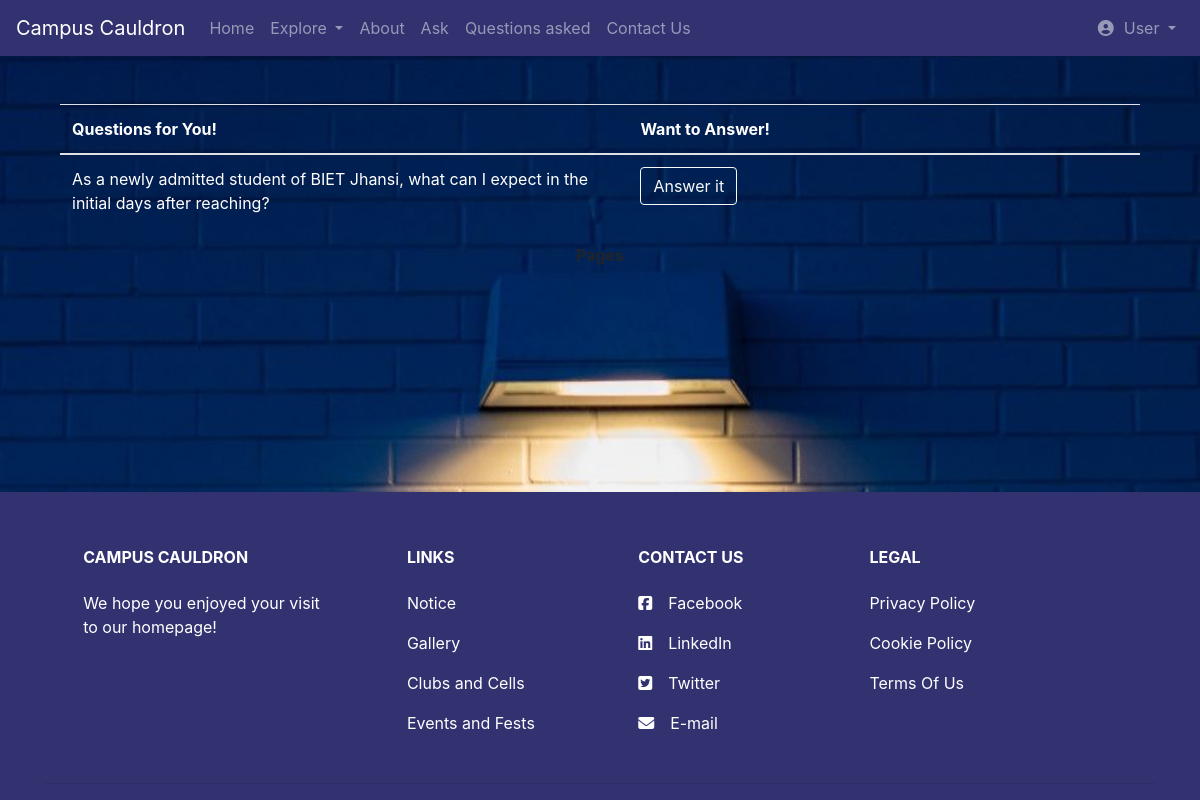
Page /suggested_questions.php (signed in) on the earlier database version.
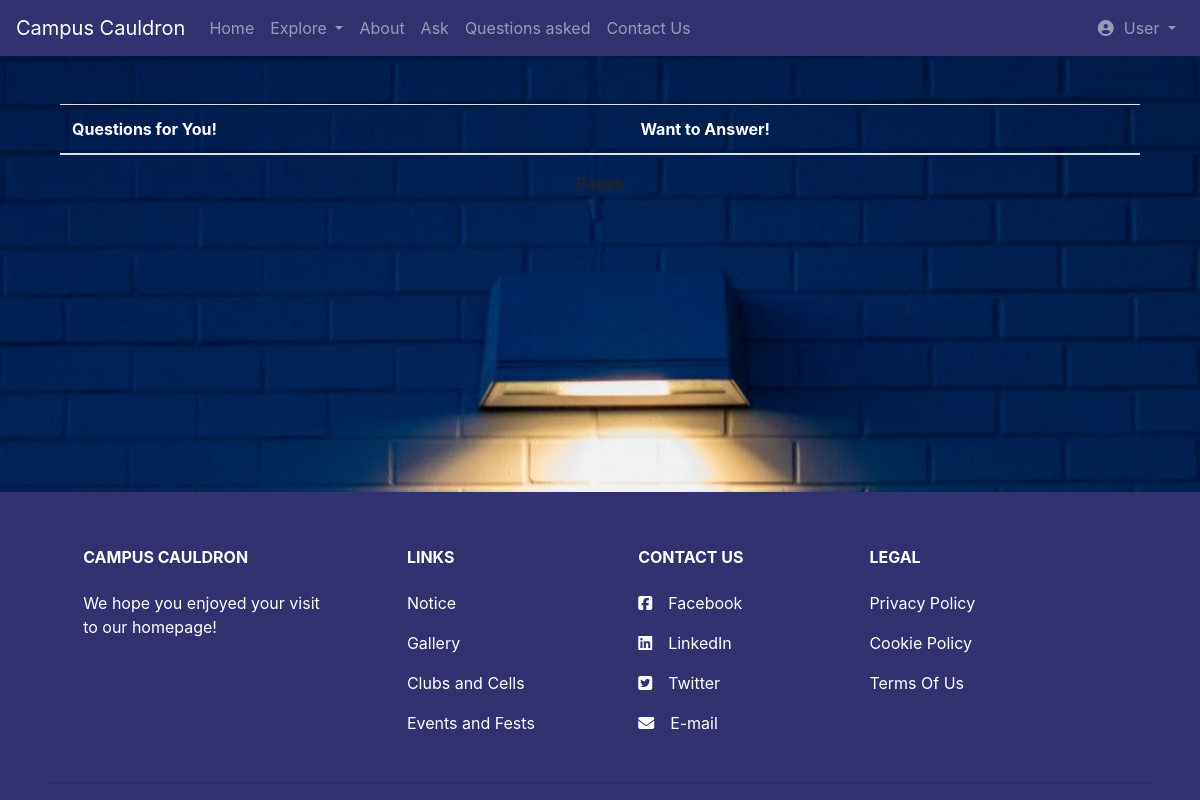
Same page on the later database version.
### tables this page shows
CREATE TABLE `q_and_a` (
  `id` int(5) NOT NULL,
  `question` varchar(2000) NOT NULL,
  `ques_approved` tinyint(1) DEFAULT NULL,
  `ques_answered` tinyint(1) NOT NULL,
  `answer` varchar(10000) NOT NULL,
  `ans_approved` tinyint(1) DEFAULT NULL,
  `ans_by` varchar(100) NOT NULL
);

### suggested_questions.php (the view, shortened to what this page needs)
<!DOCTYPE html>
<html lang="en" dir="ltr">
<head>
  <link rel="stylesheet" href="https://cdn.jsdelivr.net/npm/bootstrap@4.5.3/dist/css/bootstrap.min.css">
  <link rel="stylesheet" href="css/styles.css">
</head>
<body style="background-image: url('images/img11.jpg');
        background-repeat: no-repeat;
        background-attachment: fixed;
        background-size: cover;">
      <?php
      include 'include/navbar.php';
      ?>
  <br><br>
  <center>
  <div class="container">
  <section class="sug_ques">
      <div class="container-fluid">
        <?php
        include 'conn.php';
        if (isset($_GET["page"])) {
          $page = $_GET["page"];
        } else {
          $page = 1;
        };
        $start_from = ($page - 1) * 20;
        $sql = "select * from q_and_a WHERE ques_answered<>1 && ques_approved<>0 ORDER BY id DESC LIMIT $start_from, 20 ";
        $rs_result = mysqli_query($con, $sql);
        ?>
        <table class="table" style="color: white">
          <thead>
            <tr>
              <th width="20%">Questions for You!</th>
              <th colspan=2 width="18%">Want to Answer!</th>
            </tr>
          </thead>
          <?php
          while ($row = mysqli_fetch_assoc($rs_result)) {
          ?>
            <tbody>
              <tr>
                <td> <?php echo $row["question"]; ?> </td>
                <td><a class="btn btn-outline-light" href='answer_it.php?key1=<?php echo $row["id"]; ?>'>Answer it</a>
                </td>
              </tr>
            </tbody>
          <?php
          };
          ?>
        </table>
        <strong>Pages </strong>
  </div>
      </div>
  </center>
  <br><br>
  <section id="footer" class="space">
    <footer class="page-footer font-small mdb-color pt-4">
      <div class="container text-center text-md-left">
        <div class="row text-center text-md-left mt-3 pb-3">
          <div class="col-md-3 col-lg-3 col-xl-3 mx-auto mt-3">
            <h6 class="text-uppercase mb-4 font-weight-bold">Campus Cauldron</h6>
            <p>We hope you enjoyed your visit to our homepage!</p>
          </div>
          <div class="col-md-2 col-lg-2 col-xl-2 mx-auto mt-3">
            <h6 class="text-uppercase mb-4 font-weight-bold">Links</h6>
            <p>
              <a class="footer-link" href="index.php#after-intro">Notice</a>
            </p>
            <p>
              <a class="footer-link" href="index.php#after-questions">Gallery</a>
            </p>
            <p>
              <a class="footer-link" href="index.php#after-gallery">Clubs and Cells</a>
            </p>
            <p>
              <a class="footer-link" href="index.php#after-clubs">Events and Fests</a>
            </p>
          </div>
          <div class="col-md-3 col-lg-2 col-xl-2 mx-auto mt-3">
            <h6 class="text-uppercase mb-4 font-weight-bold">Contact us</h6>
            <p>
              <a class="footer-link" href="#!"><i class="fab fa-facebook-square mr-3"></i>Facebook</a>
            </p>
            <p>
              <a class="footer-link" href="#!"><i class="fab fa-linkedin mr-3"></i>LinkedIn</a>
            </p>
            <p>
              <a class="footer-link" href="#!"><i class="fab fa-twitter-square mr-3"></i>Twitter</a>
            </p>
            <p>
              <a class="footer-link" href="#!"><i class="fas fa-envelope mr-3"></i>E-mail</a>
            </p>
          </div>
          <div class="col-md-4 col-lg-3 col-xl-3 mx-auto mt-3">
            <h6 class="text-uppercase mb-4 font-weight-bold">Legal</h6>
            <p>
              <a class="footer-link" href="#!">Privacy Policy</a>
            </p>
            <p>
              <a class="footer-link" href="#!">Cookie Policy</a>
            </p>
            <p>
              <a class="footer-link" href="#!">Terms Of Us</a>
            </p>
          </div>
        </div>
        <hr>
      </div>
    </footer>
  </section>
</body>
</html>

Differences in the rows shown:
removed q_and_a: question "As a newly admitted student of BIET Jhansi, what can I expect in the initial days after reaching?"
